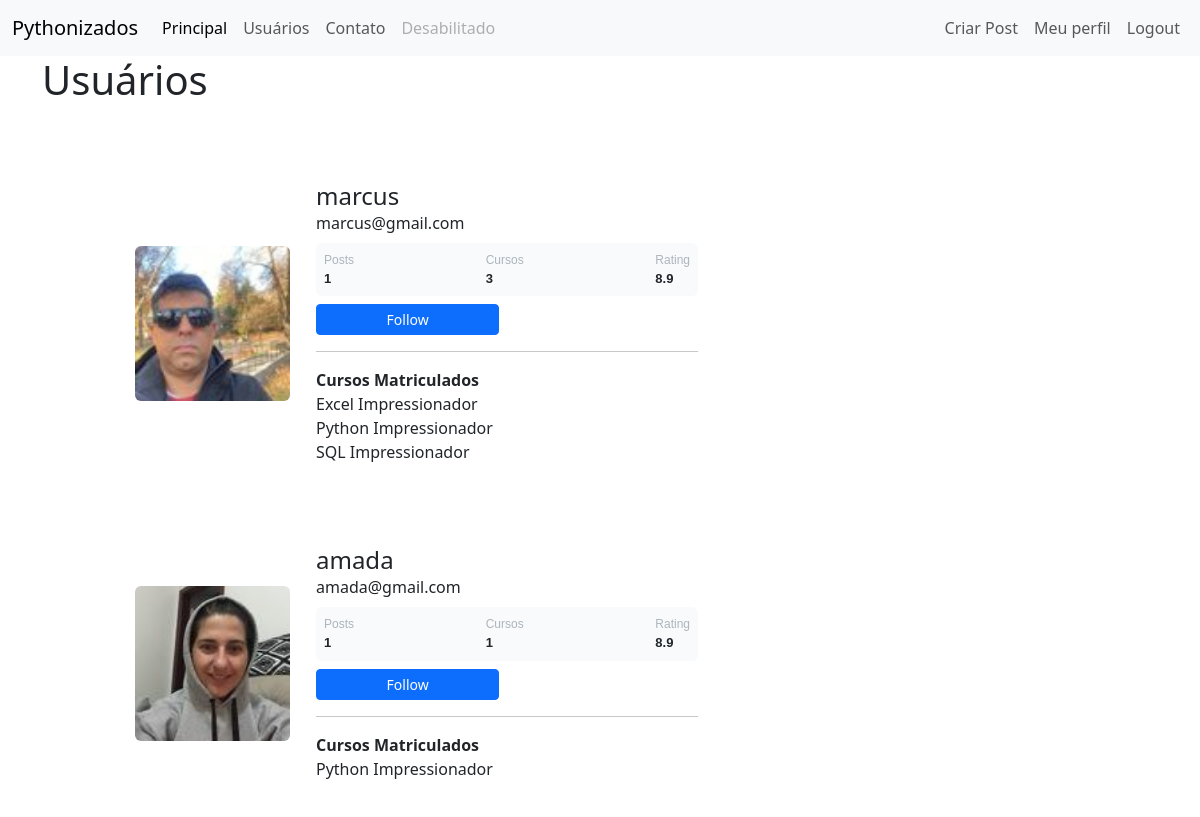
The app's page /usuarios (signed in) with its own data.
### comunidade/models.py (models this page shows)
class Usuario(database.Model, UserMixin): # UserMixin serve para poder reutilizar
    id = database.Column(database.Integer, primary_key=True)
    username = database.Column(database.String, nullable=False, unique=True)
    email = database.Column(database.String, nullable=False, unique=True)
    senha = database.Column(database.String, nullable=False)
    foto_perfil = database.Column(database.String, default='default.jpg')
    posts = database.relationship('Post', backref='autor', lazy=True)
    cursos = database.Column(database.String, nullable=False, default='Não informado')

### comunidade/routes.py (the view)
@app.route('/usuarios')
@login_required
def usuarios():
    lista_usuarios = Usuario.query.all()
    posts_por_usuario = {
        usuario.id: Post.query.filter_by(id_usuario=usuario.id).count() for usuario in lista_usuarios
    }
    return render_template('usuarios.html', lista_usuarios=lista_usuarios, posts_por_usuario=posts_por_usuario)

### comunidade/models.py (called while the page is built)
@login_manager.user_loader # aceno ao login_manager que a função abaixo é a que carrega o usuário
def load_user(user_id):
    return Usuario.query.get(int(user_id))

### comunidade/templates/usuarios.html
{% extends 'base.html' %}
{% block body %}
<div class="container usuarios-container" style="text-align: left;">
    <h1>Usuários</h1>
    <br>
    <div>
        {% for usuario_iten in lista_usuarios %}
        <div class="container height-100" style="margin-left: 0; text-align: left;">
            <div class="card text-left">
                <div class="card p-3">
                    <div class="d-flex align-items-center">
                        <div class="image me-3">
                            <img src="{{ url_for('static', filename='fotos_perfil/' + usuario_iten.foto_perfil) }}"
                                 class="rounded" width="155">
                        </div>
                        <div class="ml-3 w-100">
                            <h4 class="mb-0 mt-0">{{ usuario_iten.username }}</h4>
                            <span>{{ usuario_iten.email }}</span>
                            <div class="p-2 mt-2 d-flex justify-content-between rounded stats">
                                <div class="d-flex flex-column">
                                    <span class="articles">Posts</span>
                                    <span class="number1">{{ posts_por_usuario[usuario_iten.id] }}</span>
                                </div>
                                <div class="d-flex flex-column">
                                    <span class="Cursos">Cursos</span>
                                    {% if usuario_iten.cursos == 'Não informado' %}
                                    <span class="number2">0</span>
                                    {% else %}
                                    <span class="number2">{{ usuario_iten.cursos.count(';') + 1 }}</span>
                                    {% endif %}
                                </div>
                                <div class="d-flex flex-column">
                                    <span class="rating">Rating</span>
                                    <span class="number3">8.9</span>
                                </div>
                            </div>
                            <div class="button mt-2 d-flex flex-row align-items-center gap-2">
                                <button class="btn btn-sm btn-primary w-20">Follow</button>
                            </div>
                            <div class="cursos_matriculados_registrados">
                                {% if usuario_iten.cursos == 'Não informado' %}
                                {% else %}
                                <hr>
                                <span class="cursos_matriculados-reg" style="font-weight: bold;">Cursos Matriculados</span>
                                {% for iten in usuario_iten.cursos.split(';') %}
                                    <div class="listagem_cursos">
                                        {{  iten }}
                                     </div>
                                    {% endfor %}
                                {% endif %}
                            </div>
                        </div>
                    </div>
                </div>
            </div>
        </div>
        {% endfor %}
    </div>
</div>
{% endblock %}

### comunidade/static/css/perfil.css (style rules this page uses)
.card { width: 600px; margin-left: 20px; border: none; border-radius: 10px; background-color: #fff; padding: 20px; }
.image img { margin-right: 10px; margin-left: 5px; width: 155px; height: 155px; object-fit: cover; border-radius: 10px; margin-top: 1x; position: relative; }
.button { display: flex; justify-content: space-between; gap: 8px; }
.button .btn { width: 48%; }
.container.height-100 { margin-top: 10px; margin-left: 10px; display: block; text-align: left; }
.stats { background-color: #f8fafc; color: #6c757d; border-radius: 8px; padding: 10px; font-family: Arial, sans-serif; }
.stats span { font-size: 12px; color: #adb5bd; font-weight: 500; }
.stats .number1, .stats .number2, .stats .number3 { font-size: 13px; font-weight: bold; color: #212529; }

### records on screen
Usuario: foto_perfil (picture), username "marcus", email "marcus@gmail.com", id "1", cursos "3", iten "Excel Impressionador" "Python Impressionador" "SQL Impressionador"
Usuario: foto_perfil (picture), username "amada", email "amada@gmail.com", posts_por_usuario "1", cursos "1", cursos "Python Impressionador"
